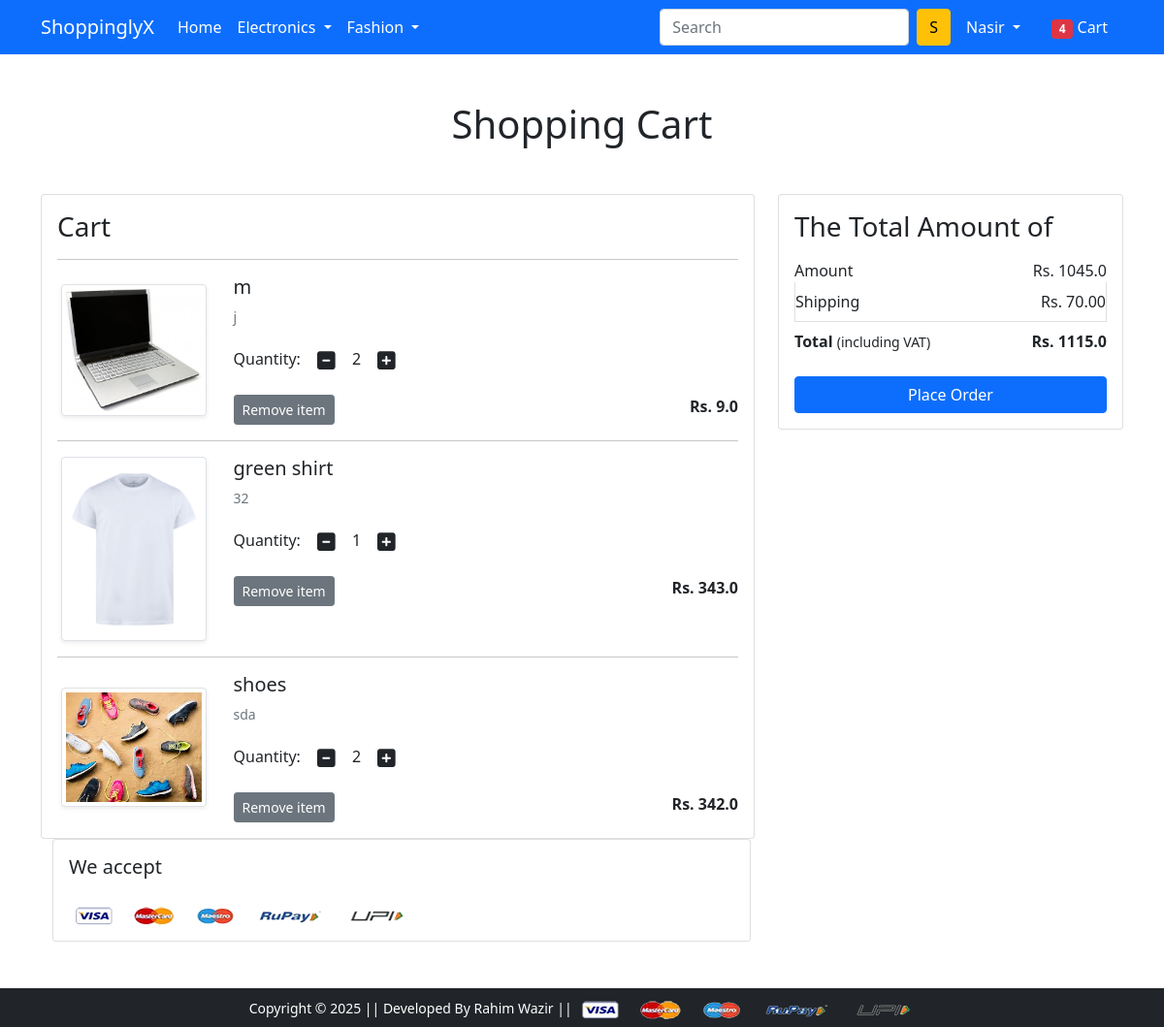
The page /cart/ (signed in) on the database its author committed.
### app/models.py (models this page shows, shortened)
class Cart(models.Model):
    user = models.ForeignKey(User, on_delete=models.CASCADE)
    product = models.ForeignKey(Product, on_delete=models.CASCADE)
    quantity = models.PositiveIntegerField(default=1)
    class Meta:
        unique_together = ('user', 'product')

class Product(models.Model):
    title = models.CharField(max_length=100)
    selling_price = models.FloatField()
    discounted_price = models.FloatField()
    description = models.TextField()
    brand = models.CharField(max_length=100)
    category = models.CharField(choices=CATEGORY_CHOICES, max_length=2)
    product_image = models.ImageField(upload_to='productimg')

### app/views.py (the view)
# urls.py: path('cart/', views.show_cart, name='showcart'),
@login_required
def show_cart(request):
    if request.user.is_authenticated:
        user = request.user
        cart = Cart.objects.filter(user=user)
        amount = 0.0
        shipping_amount = 70.0
        total_amount = 0.0
        cart_product = [p for p in Cart.objects.all() if p.user == user]
        if cart_product:
            for p in cart_product:
                tempamount = (p.quantity * p.product.discounted_price)
                amount += tempamount
                total_amount = amount + shipping_amount
            return render(request,'app/addtocart.html',{'carts':cart, 'totalamount':total_amount,'amount':amount,'shipping_amount':shipping_amount})
        else:
           return render(request,'app/emptycart.html')

### app/templates/app/addtocart.html (shortened to what this page needs)
{% extends 'app/base.html' %}
{% load static %}
{% block main-content %}
<div class="container my-5">
    <div class="row">
        <h1 class="text-center mb-5">Shopping Cart</h1>
        <div class="col-sm-8">
            <div class="card">
                <div class="card-body">
                    <h3>Cart</h3>
                    {% for cart in carts %}
                    <hr>
                    <div class="row">
                        <div class="col-sm-3 text-center align-self-center"><img src="{{ cart.product.product_image.url }}" alt="" srcset="" class="img-fluid img-thumbnail shadow-sm" height="150" width="150"> </div>
                        <div class="col-sm-9">
                            <div>
                                <h5>{{cart.product.title}}</h5>
                                <p class="mb-2 text-muted small">{{cart.product.description}}</p>
                                <div class="my-3">
                                    <label for="quantity">Quantity:</label>
                                    <a class="minus-cart btn" pid="{{cart.product.id}}"><i class="fas fa-minus-square fa-lg"></i></a>
                                    <span id="quantity">{{cart.quantity}}</span>
                                    <a class="plus-cart btn"  pid="{{cart.product.id}}"><i class="fas fa-plus-square fa-lg"></i></a>
                                </div>
                                <div class="d-flex justify-content-between">
                                    <a href="#" class="btn btn-sm btn-secondary mr-3 remove-cart"  pid="{{cart.product.id}}">Remove item </a>
                                    <p class="mb-0"><span><strong>Rs. {{cart.product.discounted_price}}</strong></span></p>
                                </div>
                            </div>
                        </div>
                    </div>
                    {% endfor %}
                </div>
            </div>
        </div>
        <div class="col-sm-4">
            <div class="card">
                <div class="card-body">
                    <h3>The Total Amount of</h3>
                    <ul class="list-group">
                        <li class="list-group-item d-flex justify-content-between align-items-center border-0 px-0 pb-0">Amount<span>Rs.
                            <span id="amount">
                                {{amount}}
                            </span>
                           </span></li>
                        <li class="list-group-item d-flex justify-content-between align-items-center px-0">Shipping<span>Rs. 70.00</span></li>
                        <li class="list-group-item d-flex justify-content-between align-items-center border-0 px-0 mb-3">
                            <div>
                                <strong>Total</strong> <small>(including VAT)</small>
                            </div>
                            <span><strong> Rs.
                                <strong id="totalamount">
                                    {{totalamount}}
                                </strong>
                                </strong></span>
                        </li>
                    </ul>
                    <div class="d-grid"><a href="{% url 'checkout' %}" class="btn btn-primary">Place Order</a></div>
                </div>
            </div>
        </div>
    </div>
    <div class="container">
        <div class="row">
            <div class="col-sm-8">
                <div class="card">
                    <div class="card-body">
                        <h5 class="mb-4">We accept</h5>
                        <img src="{% static 'app/images/payment.png' %}" alt="" class="img-fluid">
                    </div>
                </div>
            </div>
        </div>
    </div>
</div>
{% endblock main-content %}

### app/templates/app/base.html (shortened to what this page needs)
<!doctype html>
{% load static %}
<html lang="en">
  <head>
    <link href="https://cdn.jsdelivr.net/npm/bootstrap@5.0.0-beta1/dist/css/bootstrap.min.css" rel="stylesheet">
    <link rel="stylesheet" href="{% static 'app/css/owl.carousel.min.css' %}">
    <link rel="stylesheet" href="{% static 'app/css/all.min.css' %}">
    <link rel="stylesheet" href="{% static 'app/css/style.css' %}">
  </head>
  <body>
    <nav class="navbar navbar-expand-lg navbar-dark bg-primary">
     <div class="container">
       <a class="navbar-brand" href="/">ShoppinglyX</a>
       <div class="collapse navbar-collapse" id="navbarSupportedContent">
         <ul class="navbar-nav me-auto mb-2 mb-lg-0">
           <li class="nav-item">
             <a class="nav-link active" aria-current="page" href="/">Home</a>
           </li>
           <li class="nav-item dropdown">
             <a class="nav-link dropdown-toggle text-white" href="#" id="electronicsDropdown" role="button" data-bs-toggle="dropdown" aria-expanded="false">
               Electronics
             </a>
           </li>
           <li class="nav-item dropdown">
             <a class="nav-link dropdown-toggle text-white" href="#" id="fashionDropdown" role="button" data-bs-toggle="dropdown" aria-expanded="false">
               Fashion
             </a>
           </li>
         </ul>
         <form class="d-flex">
           <input class="form-control me-2" type="search" placeholder="Search" aria-label="Search">
           <button class="btn btn-warning" type="submit">S</button>
         </form>
         <div>
          <ul class="navbar-nav me-auto mb-2 mb-lg-0">
            {% if request.user.is_authenticated %}
           <li class="nav-item dropdown mx-2">
              <a class="nav-link dropdown-toggle text-white" href="#" id="profileDropdown" role="button" data-bs-toggle="dropdown" aria-expanded="false">
                {{request.user.username|capfirst}}
              </a>
            </li>
            <li class="nav-item mx-2">
             <a href="{% url 'showcart' %}" class="nav-link text-white"><span class="badge bg-danger">4</span> Cart </a>
            </li>
            {% endif %}
          </ul>
         </div>
       </div>
     </div>
    </nav>
    {% block main-content %} {% endblock main-content %}
    <footer class="container-fluid bg-dark text-center p-2 mt-5">
        <small class="text-white">Copyright &copy; 2025 || Developed By Rahim Wazir || </small>
        <img src="{% static 'app/images/payment.png' %}" alt="" srcset="" class="img-fluid" height="2px">
    </footer>
  </body>
</html>

### rows shown on the page
Cart: product.product_image (picture), product "m", product.description "j", quantity "2", product.discounted_price "9.0"
Cart: product.product_image (picture), product "green shirt", product.description "32", quantity "1", product.discounted_price "343.0"
Cart: product.product_image (picture), product "shoes", product.description "sda", quantity "2", product.discounted_price "342.0"

### other values the page prints
{{ request.user.username|capfirst }} "Nasir"
{{ amount }} "1045.0"
{{ totalamount }} "1115.0"
